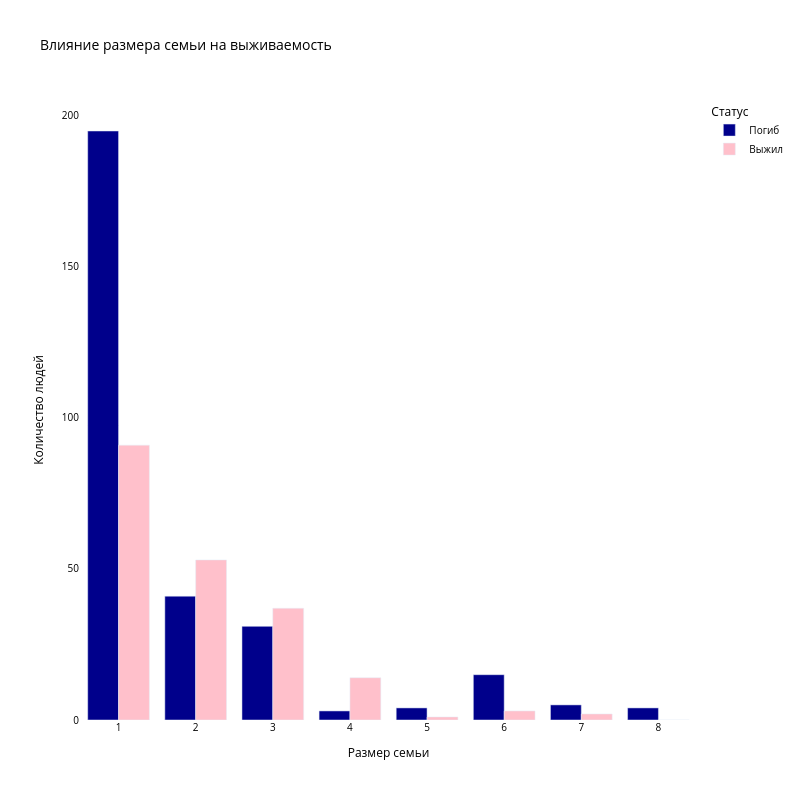

The cell this chart's notebook holds for it:
### Markdown cell above
# ВЛИЯНИЕ РАЗМЕРА СЕМЬИ НА ВЫЖИВАЕМОСТЬ

### Code cell
X_train_fam = X_train.copy()
X_train_fam['FamilySize'] = 1 + X_train['Parch'] + X_train['SibSp']  # +1 сам пассажир

family_data_frame = pd.crosstab(X_train_fam['FamilySize'], y_train)
family_data_frame.columns = ['Погиб', 'Выжил']
family_data_frame = family_data_frame.reset_index()

fig = px.bar(family_data_frame,
             x='FamilySize',
             y=['Погиб', 'Выжил'],
             title='Влияние размера семьи на выживаемость',
             labels={'value': 'Количество людей', 'FamilySize': 'Размер семьи', 'variable': 'Статус'},
             color_discrete_map={'Погиб': 'darkblue', 'Выжил': 'pink'},
             barmode='group')

fig.update_layout(height=800,
                  width=800,
                  paper_bgcolor='white',
                  plot_bgcolor='white',
                  font=dict(size=10, color="black"))
fig.show()

### Figure 1 — Plotly figure (JSON) as saved in the notebook; plotly's stock layout.template omitted (floating-point values rounded to 4 significant figures)
{"data": [{"alignmentgroup": "True", "hovertemplate": "Статус=Погиб<br>Размер семьи=%{x}<br>Количество людей=%{y}<extra></extra>", "legendgroup": "Погиб", "marker": {"color": "darkblue", "pattern": {"shape": ""}}, "name": "Погиб", "offsetgroup": "Погиб", "orientation": "v", "showlegend": true, "textposition": "auto", "x": [1, 2, 3, 4, 5, 6, 7, 8], "xaxis": "x", "y": [195, 41, 31, 3, 4, 15, 5, 4], "yaxis": "y", "type": "bar"}, {"alignmentgroup": "True", "hovertemplate": "Статус=Выжил<br>Размер семьи=%{x}<br>Количество людей=%{y}<extra></extra>", "legendgroup": "Выжил", "marker": {"color": "pink", "pattern": {"shape": ""}}, "name": "Выжил", "offsetgroup": "Выжил", "orientation": "v", "showlegend": true, "textposition": "auto", "x": [1, 2, 3, 4, 5, 6, 7, 8], "xaxis": "x", "y": [91, 53, 37, 14, 1, 3, 2, 0], "yaxis": "y", "type": "bar"}], "layout": {"xaxis": {"anchor": "y", "domain": [0.0, 1.0], "title": {"text": "Размер семьи"}}, "yaxis": {"anchor": "x", "domain": [0.0, 1.0], "title": {"text": "Количество людей"}}, "legend": {"title": {"text": "Статус"}, "tracegroupgap": 0}, "title": {"text": "Влияние размера семьи на выживаемость"}, "barmode": "group", "font": {"size": 10, "color": "black"}, "height": 800, "width": 800, "paper_bgcolor": "white", "plot_bgcolor": "white"}}
